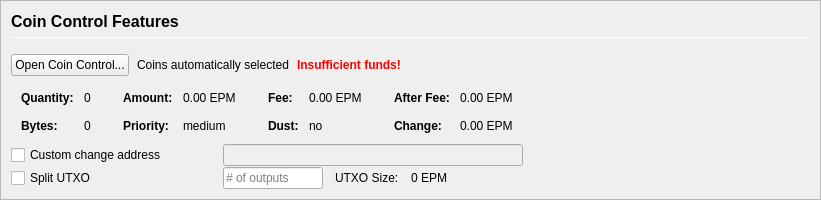
         <widget class="QFrame" name="frameCoinControl">
          <property name="sizePolicy">
           <sizepolicy hsizetype="Expanding" vsizetype="Expanding">
            <horstretch>0</horstretch>
            <verstretch>0</verstretch>
           </sizepolicy>
          </property>
          <property name="maximumSize">
           <size>
            <width>16777215</width>
            <height>16777215</height>
           </size>
          </property>
          <property name="frameShape">
           <enum>QFrame::StyledPanel</enum>
          </property>
          <property name="frameShadow">
           <enum>QFrame::Sunken</enum>
          </property>
          <layout class="QVBoxLayout" name="verticalLayoutCoinControl2">
           <property name="spacing">
            <number>0</number>
           </property>
           <property name="margin">
            <number>0</number>
           </property>
           <item>
            <widget class="QFrame" name="frameCoinControl_BG">
             <layout class="QVBoxLayout" name="verticalLayoutCoinControl" stretch="0,0,0,0,0,0">
              <property name="spacing">
               <number>1</number>
              </property>
              <property name="leftMargin">
               <number>10</number>
              </property>
              <property name="topMargin">
               <number>10</number>
              </property>
              <item>
               <layout class="QHBoxLayout" name="horizontalLayoutCoinControl1">
                <property name="bottomMargin">
                 <number>15</number>
                </property>
                <item>
                 <layout class="QVBoxLayout" name="verticalLayout_3">
                  <property name="spacing">
                   <number>6</number>
                  </property>
                  <item>
                   <widget class="QLabel" name="labelCoinControlFeatures">
                    <property name="sizePolicy">
                     <sizepolicy hsizetype="Preferred" vsizetype="Maximum">
                      <horstretch>0</horstretch>
                      <verstretch>0</verstretch>
                     </sizepolicy>
                    </property>
                    <property name="minimumSize">
                     <size>
                      <width>0</width>
                      <height>20</height>
                     </size>
                    </property>
                    <property name="font">
                     <font>
                      <pointsize>12</pointsize>
                      <weight>75</weight>
                      <bold>true</bold>
                     </font>
                    </property>
                    <property name="styleSheet">
                     <string notr="true">font-weight:bold;</string>
                    </property>
                    <property name="text">
                     <string>Coin Control Features</string>
                    </property>
                   </widget>
                  </item>
                  <item>
                   <widget class="Line" name="line">
                    <property name="minimumSize">
                     <size>
                      <width>0</width>
                      <height>1</height>
                     </size>
                    </property>
                    <property name="maximumSize">
                     <size>
                      <width>16777215</width>
                      <height>1</height>
                     </size>
                    </property>
                    <property name="orientation">
                     <enum>Qt::Horizontal</enum>
                    </property>
                   </widget>
                  </item>
                 </layout>
                </item>
               </layout>
              </item>
              <item>
               <layout class="QHBoxLayout" name="horizontalLayoutCoinControl2" stretch="0,0,0,0">
                <property name="spacing">
                 <number>8</number>
                </property>
                <property name="bottomMargin">
                 <number>10</number>
                </property>
                <item>
                 <widget class="QPushButton" name="pushButtonCoinControl">
                  <property name="styleSheet">
                   <string notr="true"/>
                  </property>
                  <property name="text">
                   <string>Open Coin Control...</string>
                  </property>
                  <property name="autoDefault">
                   <bool>false</bool>
                  </property>
                 </widget>
                </item>
                <item>
                 <widget class="QLabel" name="labelCoinControlAutomaticallySelected">
                  <property name="text">
                   <string>Coins automatically selected</string>
                  </property>
                  <property name="margin">
                   <number>5</number>
                  </property>
                 </widget>
                </item>
                <item>
                 <widget class="QLabel" name="labelCoinControlInsuffFunds">
                  <property name="font">
                   <font>
                    <weight>75</weight>
                    <bold>true</bold>
                   </font>
                  </property>
                  <property name="styleSheet">
                   <string notr="true">color:red;font-weight:bold;</string>
                  </property>
                  <property name="text">
                   <string>Insufficient funds!</string>
                  </property>
                  <property name="margin">
                   <number>5</number>
                  </property>
                 </widget>
                </item>
                <item>
                 <spacer name="horizontalSpacerCoinControl">
                  <property name="orientation">
                   <enum>Qt::Horizontal</enum>
                  </property>
                  <property name="sizeHint" stdset="0">
                   <size>
                    <width>40</width>
                    <height>1</height>
                   </size>
                  </property>
                 </spacer>
                </item>
               </layout>
              </item>
              <item>
               <widget class="QWidget" name="widgetCoinControl" native="true">
                <property name="sizePolicy">
                 <sizepolicy hsizetype="Preferred" vsizetype="Preferred">
                  <horstretch>0</horstretch>
                  <verstretch>0</verstretch>
                 </sizepolicy>
                </property>
                <property name="minimumSize">
                 <size>
                  <width>0</width>
                  <height>0</height>
                 </size>
                </property>
                <property name="styleSheet">
                 <string notr="true"/>
                </property>
                <layout class="QHBoxLayout" name="horizontalLayoutCoinControl5">
                 <property name="margin">
                  <number>0</number>
                 </property>
                 <item>
                  <layout class="QHBoxLayout" name="horizontalLayoutCoinControl3" stretch="0,0,0,1">
                   <property name="spacing">
                    <number>20</number>
                   </property>
                   <property name="topMargin">
                    <number>0</number>
                   </property>
                   <property name="bottomMargin">
                    <number>10</number>
                   </property>
                   <item>
                    <layout class="QFormLayout" name="formLayoutCoinControl1">
                     <property name="horizontalSpacing">
                      <number>10</number>
                     </property>
                     <property name="verticalSpacing">
                      <number>14</number>
                     </property>
                     <property name="leftMargin">
                      <number>10</number>
                     </property>
                     <property name="topMargin">
                      <number>4</number>
                     </property>
                     <property name="rightMargin">
                      <number>6</number>
                     </property>
                     <item row="0" column="0">
                      <widget class="QLabel" name="labelCoinControlQuantityText">
                       <property name="font">
                        <font>
                         <weight>75</weight>
                         <bold>true</bold>
                        </font>
                       </property>
                       <property name="text">
                        <string>Quantity:</string>
                       </property>
                       <property name="margin">
                        <number>0</number>
                       </property>
                      </widget>
                     </item>
                     <item row="0" column="1">
                      <widget class="QLabel" name="labelCoinControlQuantity">
                       <property name="cursor">
                        <cursorShape>IBeamCursor</cursorShape>
                       </property>
                       <property name="contextMenuPolicy">
                        <enum>Qt::ActionsContextMenu</enum>
                       </property>
                       <property name="text">
                        <string notr="true">0</string>
                       </property>
                       <property name="margin">
                        <number>0</number>
                       </property>
                       <property name="textInteractionFlags">
                        <set>Qt::LinksAccessibleByMouse|Qt::TextSelectableByKeyboard|Qt::TextSelectableByMouse</set>
                       </property>
                      </widget>
                     </item>
                     <item row="1" column="0">
                      <widget class="QLabel" name="labelCoinControlBytesText">
                       <property name="font">
                        <font>
                         <weight>75</weight>
                         <bold>true</bold>
                        </font>
                       </property>
                       <property name="text">
                        <string>Bytes:</string>
                       </property>
                      </widget>
                     </item>
                     <item row="1" column="1">
                      <widget class="QLabel" name="labelCoinControlBytes">
                       <property name="cursor">
                        <cursorShape>IBeamCursor</cursorShape>
                       </property>
                       <property name="contextMenuPolicy">
                        <enum>Qt::ActionsContextMenu</enum>
                       </property>
                       <property name="text">
                        <string notr="true">0</string>
                       </property>
                       <property name="textInteractionFlags">
                        <set>Qt::LinksAccessibleByMouse|Qt::TextSelectableByKeyboard|Qt::TextSelectableByMouse</set>
                       </property>
                      </widget>
                     </item>
                    </layout>
                   </item>
                   <item>
                    <layout class="QFormLayout" name="formLayoutCoinControl2">
                     <property name="horizontalSpacing">
                      <number>10</number>
                     </property>
                     <property name="verticalSpacing">
                      <number>14</number>
                     </property>
                     <property name="leftMargin">
                      <number>6</number>
                     </property>
                     <property name="topMargin">
                      <number>4</number>
                     </property>
                     <property name="rightMargin">
                      <number>6</number>
                     </property>
                     <item row="0" column="0">
                      <widget class="QLabel" name="labelCoinControlAmountText">
                       <property name="font">
                        <font>
                         <weight>75</weight>
                         <bold>true</bold>
                        </font>
                       </property>
                       <property name="text">
                        <string>Amount:</string>
                       </property>
                       <property name="margin">
                        <number>0</number>
                       </property>
                      </widget>
                     </item>
                     <item row="0" column="1">
                      <widget class="QLabel" name="labelCoinControlAmount">
                       <property name="cursor">
                        <cursorShape>IBeamCursor</cursorShape>
                       </property>
                       <property name="contextMenuPolicy">
                        <enum>Qt::ActionsContextMenu</enum>
                       </property>
                       <property name="text">
                        <string notr="true">0.00 EPM</string>
                       </property>
                       <property name="textInteractionFlags">
                        <set>Qt::LinksAccessibleByMouse|Qt::TextSelectableByKeyboard|Qt::TextSelectableByMouse</set>
                       </property>
                      </widget>
                     </item>
                     <item row="1" column="0">
                      <widget class="QLabel" name="labelCoinControlPriorityText">
                       <property name="font">
                        <font>
                         <weight>75</weight>
                         <bold>true</bold>
                        </font>
                       </property>
                       <property name="text">
                        <string>Priority:</string>
                       </property>
                      </widget>
                     </item>
                     <item row="1" column="1">
                      <widget class="QLabel" name="labelCoinControlPriority">
                       <property name="cursor">
                        <cursorShape>IBeamCursor</cursorShape>
                       </property>
                       <property name="contextMenuPolicy">
                        <enum>Qt::ActionsContextMenu</enum>
                       </property>
                       <property name="text">
                        <string>medium</string>
                       </property>
                       <property name="textInteractionFlags">
                        <set>Qt::LinksAccessibleByMouse|Qt::TextSelectableByKeyboard|Qt::TextSelectableByMouse</set>
                       </property>
                      </widget>
                     </item>
                    </layout>
                   </item>
                   <item>
                    <layout class="QFormLayout" name="formLayoutCoinControl3">
                     <property name="horizontalSpacing">
                      <number>10</number>
                     </property>
                     <property name="verticalSpacing">
                      <number>14</number>
                     </property>
                     <property name="leftMargin">
                      <number>6</number>
                     </property>
                     <property name="topMargin">
                      <number>4</number>
                     </property>
                     <property name="rightMargin">
                      <number>6</number>
                     </property>
                     <item row="0" column="0">
                      <widget class="QLabel" name="labelCoinControlFeeText">
                       <property name="font">
                        <font>
                         <weight>75</weight>
                         <bold>true</bold>
                        </font>
                       </property>
                       <property name="text">
                        <string>Fee:</string>
                       </property>
                       <property name="margin">
                        <number>0</number>
                       </property>
                      </widget>
                     </item>
                     <item row="0" column="1">
                      <widget class="QLabel" name="labelCoinControlFee">
                       <property name="cursor">
                        <cursorShape>IBeamCursor</cursorShape>
                       </property>
                       <property name="contextMenuPolicy">
                        <enum>Qt::ActionsContextMenu</enum>
                       </property>
                       <property name="text">
                        <string notr="true">0.00 EPM</string>
                       </property>
                       <property name="textInteractionFlags">
                        <set>Qt::LinksAccessibleByMouse|Qt::TextSelectableByKeyboard|Qt::TextSelectableByMouse</set>
                       </property>
                      </widget>
                     </item>
                     <item row="1" column="0">
                      <widget class="QLabel" name="labelCoinControlLowOutputText">
                       <property name="font">
                        <font>
                         <weight>75</weight>
                         <bold>true</bold>
                        </font>
                       </property>
                       <property name="text">
                        <string>Dust:</string>
                       </property>
                      </widget>
                     </item>
                     <item row="1" column="1">
                      <widget class="QLabel" name="labelCoinControlLowOutput">
                       <property name="cursor">
                        <cursorShape>IBeamCursor</cursorShape>
                       </property>
                       <property name="contextMenuPolicy">
                        <enum>Qt::ActionsContextMenu</enum>
                       </property>
                       <property name="text">
                        <string>no</string>
                       </property>
                       <property name="textInteractionFlags">
                        <set>Qt::LinksAccessibleByMouse|Qt::TextSelectableByKeyboard|Qt::TextSelectableByMouse</set>
                       </property>
                      </widget>
                     </item>
                    </layout>
                   </item>
                   <item>
                    <layout class="QFormLayout" name="formLayoutCoinControl4">
                     <property name="horizontalSpacing">
                      <number>10</number>
                     </property>
                     <property name="verticalSpacing">
                      <number>14</number>
                     </property>
                     <property name="leftMargin">
                      <number>6</number>
                     </property>
                     <property name="topMargin">
                      <number>4</number>
                     </property>
                     <property name="rightMargin">
                      <number>6</number>
                     </property>
                     <item row="0" column="0">
                      <widget class="QLabel" name="labelCoinControlAfterFeeText">
                       <property name="font">
                        <font>
                         <weight>75</weight>
                         <bold>true</bold>
                        </font>
                       </property>
                       <property name="text">
                        <string>After Fee:</string>
                       </property>
                       <property name="margin">
                        <number>0</number>
                       </property>
                      </widget>
                     </item>
                     <item row="0" column="1">
                      <widget class="QLabel" name="labelCoinControlAfterFee">
                       <property name="cursor">
                        <cursorShape>IBeamCursor</cursorShape>
                       </property>
                       <property name="contextMenuPolicy">
                        <enum>Qt::ActionsContextMenu</enum>
                       </property>
                       <property name="text">
                        <string notr="true">0.00 EPM</string>
                       </property>
                       <property name="textInteractionFlags">
                        <set>Qt::LinksAccessibleByMouse|Qt::TextSelectableByKeyboard|Qt::TextSelectableByMouse</set>
                       </property>
                      </widget>
                     </item>
                     <item row="1" column="0">
                      <widget class="QLabel" name="labelCoinControlChangeText">
                       <property name="font">
                        <font>
                         <weight>75</weight>
                         <bold>true</bold>
                        </font>
                       </property>
                       <property name="text">
                        <string>Change:</string>
                       </property>
                      </widget>
                     </item>
                     <item row="1" column="1">
                      <widget class="QLabel" name="labelCoinControlChange">
                       <property name="cursor">
                        <cursorShape>IBeamCursor</cursorShape>
                       </property>
                       <property name="contextMenuPolicy">
                        <enum>Qt::ActionsContextMenu</enum>
                       </property>
                       <property name="text">
                        <string notr="true">0.00 EPM</string>
                       </property>
                       <property name="textInteractionFlags">
                        <set>Qt::LinksAccessibleByMouse|Qt::TextSelectableByKeyboard|Qt::TextSelectableByMouse</set>
                       </property>
                      </widget>
                     </item>
                    </layout>
                   </item>
                  </layout>
                 </item>
                </layout>
               </widget>
              </item>
              <item>
               <layout class="QHBoxLayout" name="horizontalLayoutCoinControl4">
                <property name="spacing">
                 <number>12</number>
                </property>
                <property name="sizeConstraint">
                 <enum>QLayout::SetDefaultConstraint</enum>
                </property>
                <property name="topMargin">
                 <number>0</number>
                </property>
                <property name="rightMargin">
                 <number>0</number>
                </property>
                <item>
                 <widget class="QCheckBox" name="checkBoxCoinControlChange">
                  <property name="sizePolicy">
                   <sizepolicy hsizetype="Preferred" vsizetype="Preferred">
                    <horstretch>0</horstretch>
                    <verstretch>0</verstretch>
                   </sizepolicy>
                  </property>
                  <property name="minimumSize">
                   <size>
                    <width>200</width>
                    <height>0</height>
                   </size>
                  </property>
                  <property name="maximumSize">
                   <size>
                    <width>200</width>
                    <height>16777215</height>
                   </size>
                  </property>
                  <property name="toolTip">
                   <string>If this is activated, but the change address is empty or invalid, change will be sent to a newly generated address.</string>
                  </property>
                  <property name="text">
                   <string>Custom change address</string>
                  </property>
                 </widget>
                </item>
                <item>
                 <widget class="QValidatedLineEdit" name="lineEditCoinControlChange">
                  <property name="enabled">
                   <bool>false</bool>
                  </property>
                  <property name="sizePolicy">
                   <sizepolicy hsizetype="Preferred" vsizetype="Preferred">
                    <horstretch>0</horstretch>
                    <verstretch>0</verstretch>
                   </sizepolicy>
                  </property>
                  <property name="minimumSize">
                   <size>
                    <width>300</width>
                    <height>0</height>
                   </size>
                  </property>
                 </widget>
                </item>
                <item>
                 <widget class="QLabel" name="labelCoinControlChangeLabel">
                  <property name="sizePolicy">
                   <sizepolicy hsizetype="Preferred" vsizetype="Preferred">
                    <horstretch>0</horstretch>
                    <verstretch>0</verstretch>
                   </sizepolicy>
                  </property>
                  <property name="minimumSize">
                   <size>
                    <width>100</width>
                    <height>0</height>
                   </size>
                  </property>
                  <property name="text">
                   <string/>
                  </property>
                  <property name="margin">
                   <number>3</number>
                  </property>
                 </widget>
                </item>
               </layout>
              </item>
              <item>
               <layout class="QHBoxLayout" name="horizontalLayoutCoinControl6">
                <property name="spacing">
                 <number>12</number>
                </property>
                <property name="rightMargin">
                 <number>0</number>
                </property>
                <item>
                 <widget class="QCheckBox" name="splitBlockCheckBox">
                  <property name="sizePolicy">
                   <sizepolicy hsizetype="Preferred" vsizetype="Preferred">
                    <horstretch>0</horstretch>
                    <verstretch>0</verstretch>
                   </sizepolicy>
                  </property>
                  <property name="minimumSize">
                   <size>
                    <width>200</width>
                    <height>0</height>
                   </size>
                  </property>
                  <property name="maximumSize">
                   <size>
                    <width>200</width>
                    <height>16777215</height>
                   </size>
                  </property>
                  <property name="text">
                   <string>Split UTXO</string>
                  </property>
                 </widget>
                </item>
                <item>
                 <widget class="QLineEdit" name="splitBlockLineEdit">
                  <property name="sizePolicy">
                   <sizepolicy hsizetype="Preferred" vsizetype="Preferred">
                    <horstretch>50</horstretch>
                    <verstretch>0</verstretch>
                   </sizepolicy>
                  </property>
                  <property name="minimumSize">
                   <size>
                    <width>100</width>
                    <height>0</height>
                   </size>
                  </property>
                  <property name="maximumSize">
                   <size>
                    <width>100</width>
                    <height>16777215</height>
                   </size>
                  </property>
                  <property name="placeholderText">
                   <string># of outputs</string>
                  </property>
                 </widget>
                </item>
                <item>
                 <widget class="QLabel" name="labelBlockSizeText">
                  <property name="text">
                   <string>UTXO Size:</string>
                  </property>
                 </widget>
                </item>
                <item>
                 <widget class="QLabel" name="labelBlockSize">
                  <property name="text">
                   <string>0 EPM</string>
                  </property>
                 </widget>
                </item>
                <item>
                 <spacer name="horizontalSpacer_7">
                  <property name="orientation">
                   <enum>Qt::Horizontal</enum>
                  </property>
                  <property name="sizeHint" stdset="0">
                   <size>
                    <width>40</width>
                    <height>20</height>
                   </size>
                  </property>
                 </spacer>
                </item>
               </layout>
              </item>
              <item>
               <spacer name="verticalSpacerCoinControl">
                <property name="orientation">
                 <enum>Qt::Vertical</enum>
                </property>
                <property name="sizeHint" stdset="0">
                 <size>
                  <width>800</width>
                  <height>1</height>
                 </size>
                </property>
               </spacer>
              </item>
             </layout>
            </widget>
           </item>
          </layout>
         </widget>
